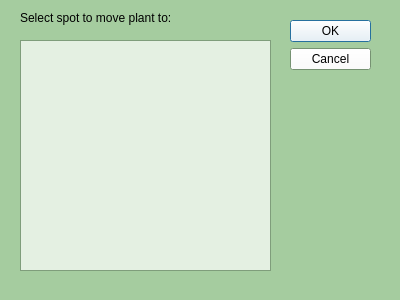
<?xml version="1.0" encoding="UTF-8"?>
<ui version="4.0">
 <class>SpotListWindow</class>
 <widget class="QDialog" name="SpotListWindow">
  <property name="geometry">
   <rect>
    <x>0</x>
    <y>0</y>
    <width>400</width>
    <height>300</height>
   </rect>
  </property>
  <property name="palette">
   <palette>
    <active>
     <colorrole role="WindowText">
      <brush brushstyle="SolidPattern">
       <color alpha="255">
        <red>0</red>
        <green>0</green>
        <blue>0</blue>
       </color>
      </brush>
     </colorrole>
     <colorrole role="Button">
      <brush brushstyle="SolidPattern">
       <color alpha="179">
        <red>255</red>
        <green>255</green>
        <blue>255</blue>
       </color>
      </brush>
     </colorrole>
     <colorrole role="Text">
      <brush brushstyle="SolidPattern">
       <color alpha="255">
        <red>0</red>
        <green>0</green>
        <blue>0</blue>
       </color>
      </brush>
     </colorrole>
     <colorrole role="BrightText">
      <brush brushstyle="SolidPattern">
       <color alpha="255">
        <red>64</red>
        <green>159</green>
        <blue>63</blue>
       </color>
      </brush>
     </colorrole>
     <colorrole role="ButtonText">
      <brush brushstyle="SolidPattern">
       <color alpha="255">
        <red>0</red>
        <green>0</green>
        <blue>0</blue>
       </color>
      </brush>
     </colorrole>
     <colorrole role="Base">
      <brush brushstyle="SolidPattern">
       <color alpha="179">
        <red>255</red>
        <green>255</green>
        <blue>255</blue>
       </color>
      </brush>
     </colorrole>
     <colorrole role="Window">
      <brush brushstyle="SolidPattern">
       <color alpha="255">
        <red>165</red>
        <green>204</green>
        <blue>159</blue>
       </color>
      </brush>
     </colorrole>
     <colorrole role="Accent">
      <brush brushstyle="SolidPattern">
       <color alpha="255">
        <red>64</red>
        <green>159</green>
        <blue>63</blue>
       </color>
      </brush>
     </colorrole>
    </active>
    <inactive>
     <colorrole role="WindowText">
      <brush brushstyle="SolidPattern">
       <color alpha="255">
        <red>0</red>
        <green>0</green>
        <blue>0</blue>
       </color>
      </brush>
     </colorrole>
     <colorrole role="Button">
      <brush brushstyle="SolidPattern">
       <color alpha="179">
        <red>255</red>
        <green>255</green>
        <blue>255</blue>
       </color>
      </brush>
     </colorrole>
     <colorrole role="Text">
      <brush brushstyle="SolidPattern">
       <color alpha="255">
        <red>0</red>
        <green>0</green>
        <blue>0</blue>
       </color>
      </brush>
     </colorrole>
     <colorrole role="BrightText">
      <brush brushstyle="SolidPattern">
       <color alpha="255">
        <red>64</red>
        <green>159</green>
        <blue>63</blue>
       </color>
      </brush>
     </colorrole>
     <colorrole role="ButtonText">
      <brush brushstyle="SolidPattern">
       <color alpha="255">
        <red>0</red>
        <green>0</green>
        <blue>0</blue>
       </color>
      </brush>
     </colorrole>
     <colorrole role="Base">
      <brush brushstyle="SolidPattern">
       <color alpha="179">
        <red>255</red>
        <green>255</green>
        <blue>255</blue>
       </color>
      </brush>
     </colorrole>
     <colorrole role="Window">
      <brush brushstyle="SolidPattern">
       <color alpha="255">
        <red>165</red>
        <green>204</green>
        <blue>159</blue>
       </color>
      </brush>
     </colorrole>
     <colorrole role="Accent">
      <brush brushstyle="SolidPattern">
       <color alpha="255">
        <red>64</red>
        <green>159</green>
        <blue>63</blue>
       </color>
      </brush>
     </colorrole>
    </inactive>
    <disabled>
     <colorrole role="Button">
      <brush brushstyle="SolidPattern">
       <color alpha="179">
        <red>255</red>
        <green>255</green>
        <blue>255</blue>
       </color>
      </brush>
     </colorrole>
     <colorrole role="BrightText">
      <brush brushstyle="SolidPattern">
       <color alpha="255">
        <red>64</red>
        <green>159</green>
        <blue>63</blue>
       </color>
      </brush>
     </colorrole>
     <colorrole role="Base">
      <brush brushstyle="SolidPattern">
       <color alpha="255">
        <red>165</red>
        <green>204</green>
        <blue>159</blue>
       </color>
      </brush>
     </colorrole>
     <colorrole role="Window">
      <brush brushstyle="SolidPattern">
       <color alpha="255">
        <red>165</red>
        <green>204</green>
        <blue>159</blue>
       </color>
      </brush>
     </colorrole>
     <colorrole role="Accent">
      <brush brushstyle="SolidPattern">
       <color alpha="255">
        <red>64</red>
        <green>159</green>
        <blue>63</blue>
       </color>
      </brush>
     </colorrole>
    </disabled>
   </palette>
  </property>
  <property name="windowTitle">
   <string>Move plant to spot</string>
  </property>
  <widget class="QDialogButtonBox" name="confirm_spot">
   <property name="geometry">
    <rect>
     <x>290</x>
     <y>20</y>
     <width>81</width>
     <height>241</height>
    </rect>
   </property>
   <property name="orientation">
    <enum>Qt::Orientation::Vertical</enum>
   </property>
   <property name="standardButtons">
    <set>QDialogButtonBox::StandardButton::Cancel|QDialogButtonBox::StandardButton::Ok</set>
   </property>
  </widget>
  <widget class="QListWidget" name="spot_list">
   <property name="geometry">
    <rect>
     <x>20</x>
     <y>40</y>
     <width>251</width>
     <height>231</height>
    </rect>
   </property>
  </widget>
  <widget class="QLabel" name="label">
   <property name="geometry">
    <rect>
     <x>20</x>
     <y>10</y>
     <width>241</width>
     <height>16</height>
    </rect>
   </property>
   <property name="text">
    <string>Select spot to move plant to:</string>
   </property>
  </widget>
 </widget>
 <resources/>
 <connections>
  <connection>
   <sender>confirm_spot</sender>
   <signal>accepted()</signal>
   <receiver>SpotListWindow</receiver>
   <slot>accept()</slot>
   <hints>
    <hint type="sourcelabel">
     <x>248</x>
     <y>254</y>
    </hint>
    <hint type="destinationlabel">
     <x>157</x>
     <y>274</y>
    </hint>
   </hints>
  </connection>
  <connection>
   <sender>confirm_spot</sender>
   <signal>rejected()</signal>
   <receiver>SpotListWindow</receiver>
   <slot>reject()</slot>
   <hints>
    <hint type="sourcelabel">
     <x>316</x>
     <y>260</y>
    </hint>
    <hint type="destinationlabel">
     <x>286</x>
     <y>274</y>
    </hint>
   </hints>
  </connection>
 </connections>
</ui>
